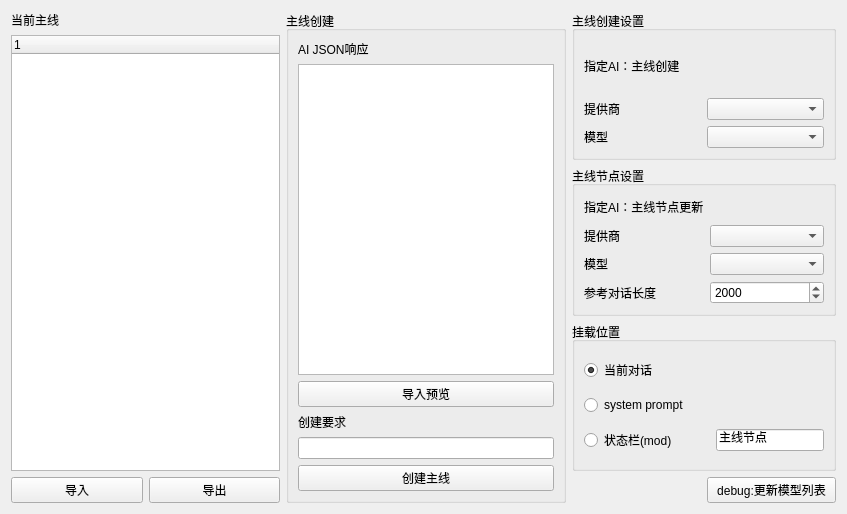
<?xml version="1.0" encoding="UTF-8"?>
<ui version="4.0">
 <class>story_manager</class>
 <widget class="QWidget" name="story_manager">
  <property name="geometry">
   <rect>
    <x>0</x>
    <y>0</y>
    <width>847</width>
    <height>514</height>
   </rect>
  </property>
  <property name="windowTitle">
   <string>剧情管理</string>
  </property>
  <layout class="QGridLayout" name="gridLayout_7">
   <item row="0" column="0" rowspan="4">
    <layout class="QGridLayout" name="gridLayout_2">
     <item row="0" column="0">
      <widget class="QLabel" name="label">
       <property name="text">
        <string>当前主线</string>
       </property>
      </widget>
     </item>
     <item row="2" column="0">
      <layout class="QGridLayout" name="gridLayout">
       <item row="0" column="1">
        <widget class="QPushButton" name="import_story_json">
         <property name="text">
          <string>导入</string>
         </property>
        </widget>
       </item>
       <item row="0" column="2">
        <widget class="QPushButton" name="export_story_json">
         <property name="text">
          <string>导出</string>
         </property>
        </widget>
       </item>
      </layout>
     </item>
     <item row="1" column="0">
      <widget class="QTreeWidget" name="story_treeview">
       <column>
        <property name="text">
         <string notr="true">1</string>
        </property>
       </column>
      </widget>
     </item>
    </layout>
   </item>
   <item row="0" column="1" rowspan="4">
    <widget class="QGroupBox" name="groupBox_4">
     <property name="title">
      <string>主线创建</string>
     </property>
     <layout class="QGridLayout" name="gridLayout_6">
      <item row="0" column="0">
       <widget class="QLabel" name="label_11">
        <property name="text">
         <string>AI JSON响应</string>
        </property>
       </widget>
      </item>
      <item row="1" column="0">
       <widget class="QTextEdit" name="respond_json"/>
      </item>
      <item row="2" column="0">
       <widget class="QPushButton" name="preview">
        <property name="text">
         <string>导入预览</string>
        </property>
       </widget>
      </item>
      <item row="3" column="0">
       <widget class="QLabel" name="label_10">
        <property name="text">
         <string>创建要求</string>
        </property>
       </widget>
      </item>
      <item row="4" column="0">
       <widget class="QLineEdit" name="user_input"/>
      </item>
      <item row="5" column="0">
       <widget class="QPushButton" name="ai_create_story">
        <property name="text">
         <string>创建主线</string>
        </property>
       </widget>
      </item>
     </layout>
    </widget>
   </item>
   <item row="0" column="2" colspan="2">
    <widget class="QGroupBox" name="groupBox">
     <property name="title">
      <string>主线创建设置</string>
     </property>
     <layout class="QGridLayout" name="gridLayout_3">
      <item row="0" column="0">
       <widget class="QLabel" name="label_2">
        <property name="text">
         <string>指定AI：主线创建</string>
        </property>
       </widget>
      </item>
      <item row="1" column="0">
       <widget class="QLabel" name="label_4">
        <property name="text">
         <string>提供商</string>
        </property>
       </widget>
      </item>
      <item row="1" column="1">
       <widget class="QComboBox" name="story_create_api_provider"/>
      </item>
      <item row="2" column="0">
       <widget class="QLabel" name="label_5">
        <property name="text">
         <string>模型</string>
        </property>
       </widget>
      </item>
      <item row="2" column="1">
       <widget class="QComboBox" name="story_create_model"/>
      </item>
     </layout>
    </widget>
   </item>
   <item row="1" column="2" colspan="2">
    <widget class="QGroupBox" name="groupBox_2">
     <property name="title">
      <string>主线节点设置</string>
     </property>
     <layout class="QGridLayout" name="gridLayout_4">
      <item row="0" column="0">
       <widget class="QLabel" name="label_3">
        <property name="text">
         <string>指定AI：主线节点更新</string>
        </property>
       </widget>
      </item>
      <item row="1" column="0">
       <widget class="QLabel" name="label_6">
        <property name="text">
         <string>提供商</string>
        </property>
       </widget>
      </item>
      <item row="1" column="1">
       <widget class="QComboBox" name="story_update_api_provider"/>
      </item>
      <item row="2" column="0">
       <widget class="QLabel" name="label_7">
        <property name="text">
         <string>模型</string>
        </property>
       </widget>
      </item>
      <item row="2" column="1">
       <widget class="QComboBox" name="story_update_model"/>
      </item>
      <item row="3" column="0">
       <widget class="QLabel" name="label_8">
        <property name="text">
         <string>参考对话长度</string>
        </property>
       </widget>
      </item>
      <item row="3" column="1">
       <widget class="QSpinBox" name="story_update_story_lenth">
        <property name="maximum">
         <number>99999</number>
        </property>
        <property name="value">
         <number>2000</number>
        </property>
       </widget>
      </item>
     </layout>
    </widget>
   </item>
   <item row="2" column="2" colspan="2">
    <widget class="QGroupBox" name="groupBox_3">
     <property name="title">
      <string>挂载位置</string>
     </property>
     <property name="checked">
      <bool>false</bool>
     </property>
     <layout class="QGridLayout" name="gridLayout_5">
      <item row="0" column="0">
       <widget class="QRadioButton" name="story_hint_current">
        <property name="text">
         <string>当前对话</string>
        </property>
        <property name="checked">
         <bool>true</bool>
        </property>
       </widget>
      </item>
      <item row="1" column="0">
       <widget class="QRadioButton" name="story_hint_system">
        <property name="text">
         <string>system prompt</string>
        </property>
       </widget>
      </item>
      <item row="2" column="0">
       <widget class="QRadioButton" name="story_hint_status_manager">
        <property name="text">
         <string>状态栏(mod)          </string>
        </property>
       </widget>
      </item>
      <item row="2" column="1">
       <widget class="QLineEdit" name="story_hint_var_text">
        <property name="text">
         <string>主线节点</string>
        </property>
       </widget>
      </item>
     </layout>
    </widget>
   </item>
   <item row="3" column="2">
    <widget class="QLabel" name="label_9">
     <property name="text">
      <string/>
     </property>
    </widget>
   </item>
   <item row="3" column="3">
    <widget class="QPushButton" name="debug_update_models">
     <property name="text">
      <string>debug:更新模型列表</string>
     </property>
    </widget>
   </item>
  </layout>
 </widget>
 <resources/>
 <connections/>
</ui>
